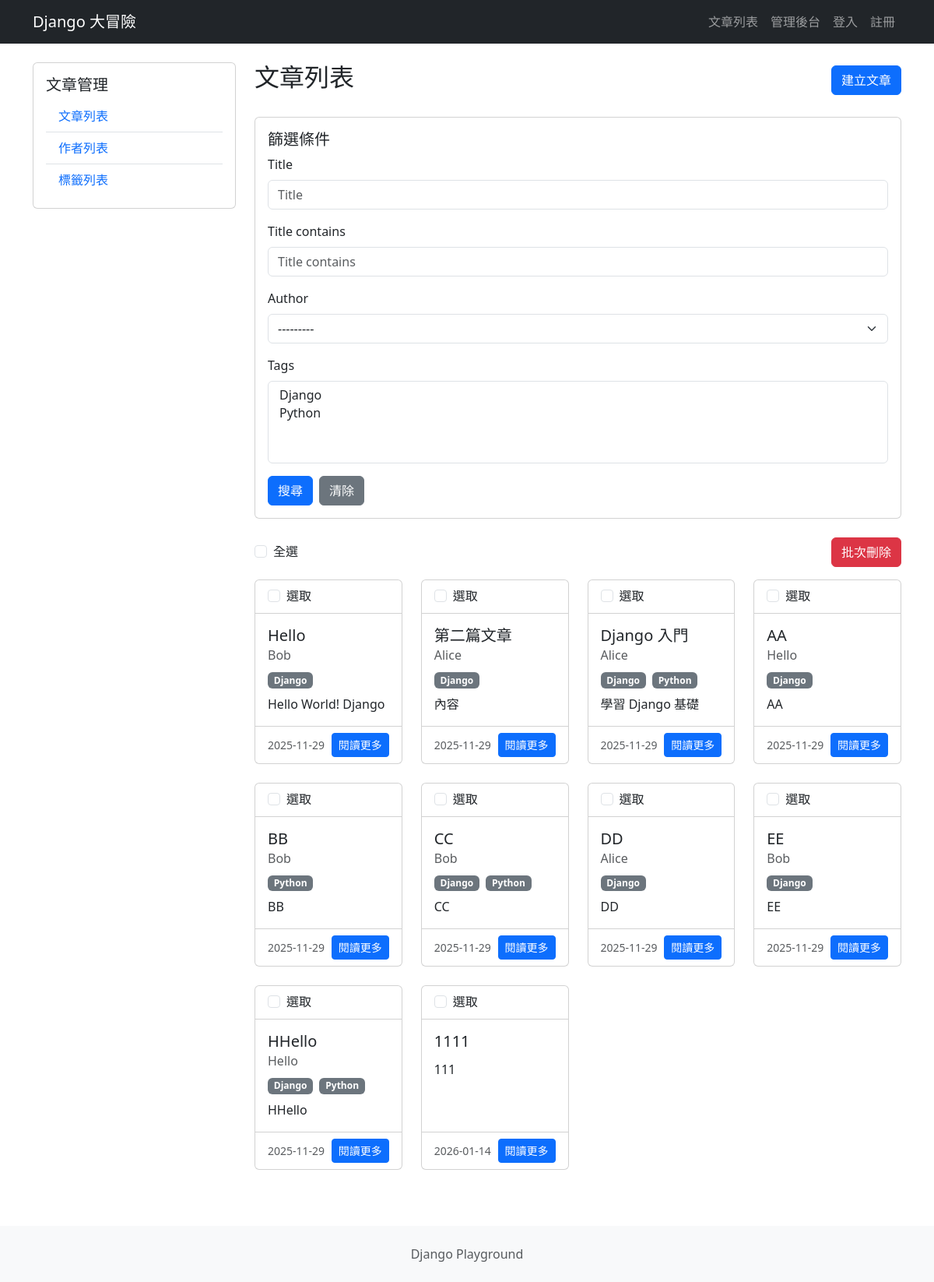
Screenshot of /blog/articles/ with the database file from the repository.
### blog/models.py (models this page shows, shortened)
class Article(models.Model):
    title = models.CharField(max_length=200)
    content = models.TextField()
    created_at = models.DateTimeField(auto_now_add=True)
    updated_at = models.DateTimeField(auto_now=True)
    is_published = models.BooleanField(default=False)
    author = models.ForeignKey(  # ForeignKey外鍵會關聯到Author這張表
        Author,
        on_delete=models.CASCADE,  # 假設作者這筆資料被刪掉,文章就一起被刪掉
        related_name="articles",  # 反向的名字如何查詢,不寫也可以,Django 會自動命名為Default article
        null=True,
        blank=True,
    )
    tags = models.ManyToManyField(  # 多對多的關聯
        Tag,
        related_name="articles",  # 反向的名字如何查詢
        blank=True,
    )

class Author(models.Model):
    name = models.CharField(max_length=100)
    email = models.EmailField(unique=True)
    bio = models.TextField(blank=True)
    created_at = models.DateTimeField(auto_now_add=True)
    def __str__(self):
        return self.name

class Tag(models.Model):
    name = models.CharField(max_length=50, unique=True)
    def __str__(self):
        return self.name

### blog/views.py (the view)
# urls.py: path("articles/", views.article_list, name="article_list"),
def article_list(request):
    filter_ = ArticleFilter(
        request.GET or None,  # 像初始化form的方式一樣初始化它
        queryset=Article.objects.select_related("author").prefetch_related("tags"),
    )
    return render(request, "blog/article_list.html", {"filter": filter_})

### blog/templates/blog/article_list.html (shortened to what this page needs)
{% extends "blog/base.html" %}
{% load django_bootstrap5 %}
{% block extra_head %}
    <link rel="stylesheet"
          href="https://cdn.jsdelivr.net/npm/tom-select@2.4.3/dist/css/tom-select.bootstrap5.min.css">
{% endblock extra_head %}
{% block blog_content %}
    <div class="d-flex justify-content-between align-items-center mb-4">
        <h2>
            文章列表
        </h2>
        <a href="{% url 'blog:article_create' %}" class="btn btn-primary">
            建立文章
        </a>
    </div>
    <div class="card mb-4">
        <div class="card-body">
            <h5 class="card-title">
                篩選條件
            </h5>
            <form method="get">
                {% bootstrap_form filter.form %}
                <div class="d-flex gap-2">
                    {% bootstrap_button button_type="submit" content="搜尋" %}
                    <a href="{% url 'blog:article_list' %}" class="btn btn-secondary">清除</a>
                </div>
            </form>
        </div>
    </div>
    <form method="post" action="{% url "blog:article_bulk_delete" %}">
        <div class="d-flex justify-content-between align-items-center mb-3">
            <div class="form-check">
                <input type="checkbox" class="form-check-input" id="select-all-article">
                <label for="select-all-article">
                    全選
                </label>
            </div>
            <button type="submit" class="btn btn-danger">
                批次刪除
            </button>
        </div>
        <div class="row">
            {% for article in filter.qs %}
                {% include "blog/components/article_card.html" with show_check_box=True %}
            {% empty %}
                <div class="col-12">
                    <div class="alert alert-info">
                        沒有符合條件的文章
                    </div>
                </div>
            {% endfor %}
        </div>
    </form>
{% endblock blog_content %}

### blog/templates/blog/components/article_card.html (shortened to what this page needs)
<div class="col-12 col-sm-6 col-md-6 col-lg-4 col-xl-3 mb-4">
    <div class="card h-100">
        {% if show_check_box|default:False %}
            <div class="card-header bg-transparent">
                <div class="form-check">
                    <input class="form-check-input article-checkbox"
                           type="checkbox"
                           name="article_ids"
                           value="{{ article.id }}"
                           id="article-checkbox-{{ article.id }}">
                    <label class="form-check-label" for="article-checkbox-{{ article.id }}">
                        選取
                    </label>
                </div>
            </div>
        {% endif %}
        <div class="card-body d-flex flex-column">
            <h5 class="card-title">
                {{ article.title }}
            </h5>
            <h6 class="card-subtitle mb-2 text-muted">
                {{ article.author.name }}
            </h6>
            {% if article.tags.exists %}
                <div class="mb-2">
                    {% for tag in article.tags.all %}
                        <span class="badge bg-secondary me-1">{{ tag.name }}</span>
                    {% endfor %}
                </div>
            {% endif %}
            <p class="card-text flex-grow-1">
                {{ article.content|truncatewords:30 }}
            </p>
        </div>
        <div class="card-footer bg-transparent">
            <div class="d-flex justify-content-between align-items-center">
                <small class="text-muted">
                    {{ article.created_at|date:"Y-m-d" }}
                </small>
                <a href="{% url 'blog:article_detail' article.id %}"
                   class="btn btn-primary btn-sm">
                    閱讀更多
                </a>
            </div>
        </div>
    </div>
</div>

### rows the page displays
Article: title "Hello", author.name "Bob", content "Hello World! Django", created_at "2025-11-29"
Tag: name "Django"
Article: title "第二篇文章", author.name "Alice", content "內容", created_at "2025-11-29"
Article: title "Django 入門", author.name "Alice", content "學習 Django 基礎", created_at "2025-11-29"
Tag: name "Python"
Article: title "AA", author.name "Hello", content "AA", created_at "2025-11-29"
Article: title "BB", author.name "Bob", content "BB", created_at "2025-11-29"
Article: title "CC", author.name "Bob", content "CC", created_at "2025-11-29"
Article: title "DD", author.name "Alice", content "DD", created_at "2025-11-29"
Article: title "EE", author.name "Bob", content "EE", created_at "2025-11-29"
Article: title "HHello", author.name "Hello", content "HHello", created_at "2025-11-29"
Article: title "1111", content "111", created_at "2026-01-14"
